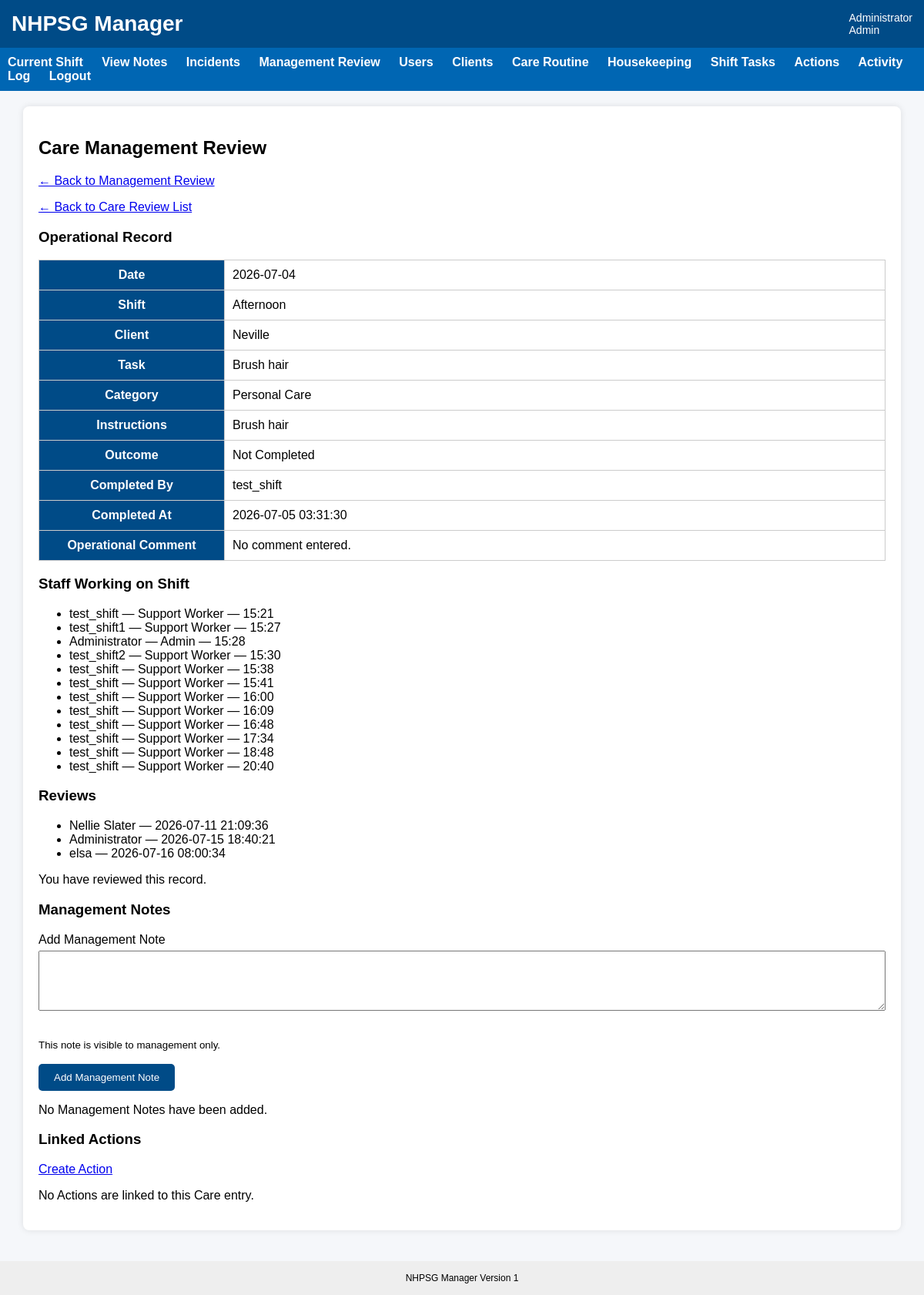
The page /manager-review/care/10 (signed in) on the database its author committed.
### tables this page shows
CREATE TABLE users (
    user_id INTEGER PRIMARY KEY AUTOINCREMENT,
    username TEXT UNIQUE NOT NULL,
    password_hash TEXT NOT NULL,
    full_name TEXT NOT NULL,
    role TEXT NOT NULL,
    active INTEGER NOT NULL DEFAULT 1
, must_change_password INTEGER NOT NULL DEFAULT 0, password_reset_at TEXT, password_reset_by INTEGER, last_password_changed_at TEXT);

CREATE TABLE shifts (
    shift_id INTEGER PRIMARY KEY AUTOINCREMENT,
    client_id INTEGER NOT NULL,
    shift_date TEXT NOT NULL,
    shift_type TEXT NOT NULL,
    status TEXT NOT NULL DEFAULT 'Open',

    scheduled_start_time TEXT,
    scheduled_end_time TEXT,

    created_at TEXT DEFAULT CURRENT_TIMESTAMP,
    closed_at TEXT
);

CREATE TABLE clients (
    client_id INTEGER PRIMARY KEY AUTOINCREMENT,
    client_name TEXT NOT NULL,
    active INTEGER NOT NULL DEFAULT 1
);

CREATE TABLE care_tasks (
    care_task_id INTEGER PRIMARY KEY AUTOINCREMENT,

    task_name TEXT NOT NULL,
    category TEXT,
    instructions TEXT,

    schedule_type TEXT NOT NULL DEFAULT 'Daily',
    occurs_morning INTEGER NOT NULL DEFAULT 0,
    occurs_afternoon INTEGER NOT NULL DEFAULT 0,
    occurs_evening INTEGER NOT NULL DEFAULT 0,
    occurs_overnight INTEGER NOT NULL DEFAULT 0,
    occurs_anytime INTEGER NOT NULL DEFAULT 0,

    timing_type TEXT NOT NULL DEFAULT 'Anytime',
    due_time TEXT,

    days_of_week TEXT,

    required INTEGER NOT NULL DEFAULT 1,
    comment_required_if_unsuccessful INTEGER NOT NULL DEFAULT 1,
    active INTEGER NOT NULL DEFAULT 1,

    created_at TEXT DEFAULT CURRENT_TIMESTAMP
, occurs TEXT DEFAULT 'Anytime', comment_required_attempted INTEGER NOT NULL DEFAULT 1, comment_required_not_completed INTEGER NOT NULL DEFAULT 1, category_id INTEGER);

CREATE TABLE care_task_categories (
    category_id INTEGER PRIMARY KEY AUTOINCREMENT,
    category_name TEXT NOT NULL UNIQUE,
    active INTEGER NOT NULL DEFAULT 1,
    created_at TEXT DEFAULT CURRENT_TIMESTAMP
);

CREATE TABLE shift_care_task_entries (
    entry_id INTEGER PRIMARY KEY AUTOINCREMENT,

    shift_id INTEGER NOT NULL,
    care_task_id INTEGER NOT NULL,

    outcome TEXT NOT NULL,
    comment TEXT,

    completed_by_user_id INTEGER NOT NULL,
    completed_at TEXT DEFAULT CURRENT_TIMESTAMP
);

CREATE TABLE "shift_staff" (
	"shift_staff_id"	INTEGER,
	"shift_id"	INTEGER NOT NULL,
	"user_id"	INTEGER NOT NULL,
	"actual_start_time"	TEXT NOT NULL,
	"actual_end_time"	TEXT,
	"sign_on_at"	TEXT DEFAULT CURRENT_TIMESTAMP,
	"sign_off_at"	TEXT,
	"active"	INTEGER NOT NULL DEFAULT 1,
	"start_checklist_completed"	INTEGER DEFAULT 0,
	"end_checklist_completed"	INTEGER DEFAULT 0,
	PRIMARY KEY("shift_staff_id" AUTOINCREMENT)
);

CREATE TABLE acknowledgements (
    acknowledgement_id INTEGER PRIMARY KEY AUTOINCREMENT,

    source_table TEXT NOT NULL,
    source_id INTEGER NOT NULL,

    user_id INTEGER NOT NULL,

    acknowledged_at TEXT DEFAULT CURRENT_TIMESTAMP,

    comment TEXT, acknowledgement_type TEXT DEFAULT 'Read', active INTEGER DEFAULT 1,

    UNIQUE(source_table, source_id, user_id)
);

### app.py (the view)
@app.route("/manager-review/care/<int:entry_id>")
def care_review_detail(entry_id):
    if "user_id" not in session:
        return redirect(url_for("login"))
    if session["role"] not in [
        "Admin",
        "Program Manager",
        "Director"
    ]:
        return "Access denied", 403
    conn = get_db()
    entry = conn.execute("""
        SELECT
            cte.entry_id,
            cte.shift_id,
            cte.care_task_id,
            cte.outcome,
            cte.comment,
            cte.completed_by_user_id,
            cte.completed_at,

            ct.task_name,
            ct.instructions,
            ct.category_id,

            ctc.category_name,

            completed_by.full_name AS completed_by,

            s.shift_date,
            s.shift_type,
            s.client_id,

            c.client_name

        FROM shift_care_task_entries cte

        JOIN care_tasks ct
            ON cte.care_task_id = ct.care_task_id

        LEFT JOIN care_task_categories ctc
            ON ct.category_id = ctc.category_id

        JOIN users completed_by
            ON cte.completed_by_user_id =
               completed_by.user_id

        JOIN shifts s
            ON cte.shift_id = s.shift_id

        JOIN clients c
            ON s.client_id = c.client_id

        WHERE cte.entry_id = ?
    """, (entry_id,)).fetchone()
    if entry is None:
        conn.close()
        return "Care task entry not found", 404
    reviews = conn.execute("""
        SELECT
            ack.acknowledgement_id,
            ack.user_id,
            ack.acknowledged_at,
            ack.acknowledgement_type,

            u.full_name AS reviewed_by

        FROM acknowledgements ack

        JOIN users u
            ON ack.user_id = u.user_id

        WHERE ack.source_table =
              'shift_care_task_entries'
          AND ack.source_id = ?
          AND ack.active = 1

        ORDER BY
            ack.acknowledged_at ASC,
            ack.acknowledgement_id ASC
    """, (entry_id,)).fetchall()
    current_user_review = conn.execute("""
        SELECT acknowledgement_id
        FROM acknowledgements

        WHERE source_table =
              'shift_care_task_entries'
          AND source_id = ?
          AND user_id = ?
          AND active = 1
    """, (
        entry_id,
        session["user_id"]
    )).fetchone()
    management_notes = get_management_notes(
        conn,
        source_table="shift_care_task_entries",
        source_id=entry_id
    )
    linked_actions = conn.execute("""
        SELECT
            ai.action_id,
            ai.title,
            ai.status,
            ai.priority,
            ai.created_at,

            assigned_to.full_name AS assigned_to

        FROM action_items ai

        LEFT JOIN users assigned_to
            ON ai.assigned_to_user_id =
               assigned_to.user_id

        WHERE ai.source_table =
              'shift_care_task_entries'
          AND ai.source_id = ?

        ORDER BY ai.created_at DESC
    """, (entry_id,)).fetchall()
    shift_staff = conn.execute("""
        SELECT
            u.full_name,
            u.role,
            ss.actual_start_time,
            ss.actual_end_time

        FROM shift_staff ss

        JOIN users u
            ON ss.user_id = u.user_id

        WHERE ss.shift_id = ?

        ORDER BY ss.sign_on_at
    """, (entry["shift_id"],)).fetchall()
    conn.close()
    return render_template(
        "care_review_detail.html",
        entry=entry,
        reviews=reviews,
        current_user_reviewed=(
            current_user_review is not None
        ),
        management_notes=management_notes,
        linked_actions=linked_actions,
        shift_staff=shift_staff
    )

### app.py (called while the page is built, shortened)
@app.before_request
def enforce_session_timeout():
    if "user_id" not in session:
        return None
    if request.endpoint in [
        "static",
        "login",
        "logout",
        "session_timeout"
    ]:
        return None
    current_time = time.time()
    last_activity = session.get("last_activity")
    if last_activity is not None:
        inactive_seconds = current_time - last_activity
    session["last_activity"] = current_time
    return None

@app.context_processor
def inject_session_timeout_settings():
    return {
        "session_timeout_seconds": SESSION_TIMEOUT_SECONDS,
        "session_warning_seconds": SESSION_WARNING_SECONDS
    }

def get_db():
    print("Using database:", os.path.abspath(DB_NAME))
    conn = sqlite3.connect(DB_NAME)
    conn.row_factory = sqlite3.Row
    return conn

def get_management_notes(
    conn,
    source_table,
    source_id
):
    return conn.execute("""
        SELECT
            mn.management_note_id,
            mn.source_table,
            mn.source_id,
            mn.note_text,
            mn.visibility,
            mn.created_by_user_id,
            mn.created_at,
            mn.active,
            mn.shared_at,
            mn.shared_by_user_id,

            created_by.full_name AS created_by_name

        FROM management_notes mn

        JOIN users created_by
            ON mn.created_by_user_id = created_by.user_id

        WHERE mn.source_table = ?
          AND mn.source_id = ?
          AND mn.active = 1

        ORDER BY
            mn.created_at ASC,
            mn.management_note_id ASC
    """, (
        source_table,
        source_id
    )).fetchall()

### templates/care_review_detail.html (shortened to what this page needs)
{% extends "base.html" %}
{% block content %}
<div class="card">
    <h2>Care Management Review</h2>
    <p>
        <a href="{{ url_for("manager_review_hub") }}">
            ← Back to Management Review
        </a>
    </p>
    <p>
        <a href="{{ url_for('care_review_list') }}">
            ← Back to Care Review List
        </a>
    </p>
    <h3>Operational Record</h3>
    <table class="management-detail-table">
        <tr>
            <th>Date</th>
            <td>{{ entry.shift_date }}</td>
        </tr>
        <tr>
            <th>Shift</th>
            <td>{{ entry.shift_type }}</td>
        </tr>
        <tr>
            <th>Client</th>
            <td>{{ entry.client_name }}</td>
        </tr>
        <tr>
            <th>Task</th>
            <td>{{ entry.task_name }}</td>
        </tr>
        <tr>
            <th>Category</th>
            <td>{{ entry.category_name or "Not assigned" }}</td>
        </tr>
        <tr>
            <th>Instructions</th>
            <td>{{ entry.instructions or "" }}</td>
        </tr>
        <tr>
            <th>Outcome</th>
            <td>{{ entry.outcome }}</td>
        </tr>
        <tr>
            <th>Completed By</th>
            <td>{{ entry.completed_by }}</td>
        </tr>
        <tr>
            <th>Completed At</th>
            <td>{{ entry.completed_at }}</td>
        </tr>
        <tr>
            <th>Operational Comment</th>
            <td>{{ entry.comment or "No comment entered." }}</td>
        </tr>
    </table>
    <h3>Staff Working on Shift</h3>
    {% if shift_staff %}
        <ul>
            {% for staff_member in shift_staff %}
                <li>
                    {{ staff_member.full_name }}
                    — {{ staff_member.role }}
                    — {{ staff_member.actual_start_time }}
                </li>
            {% endfor %}
        </ul>
    {% else %}
        <p>No shift staff records found.</p>
    {% endif %}
    <h3>Reviews</h3>
    {% if reviews %}
        <ul>
            {% for review in reviews %}
                <li>
                    {{ review.reviewed_by }}
                    — {{ review.acknowledged_at }}
                </li>
            {% endfor %}
        </ul>
    {% else %}
        <p>No management reviews recorded.</p>
    {% endif %}
    {% if not current_user_reviewed %}
        <p>
            <a href="{{ url_for(
                'review_care_entry',
                entry_id=entry.entry_id
            ) }}">
                Mark as Reviewed
            </a>
        </p>
    {% else %}
        <p>You have reviewed this record.</p>
    {% endif %}
    <h3>Management Notes</h3>
    <form
        method="POST"
        action="{{ url_for(
            'add_care_management_note',
            entry_id=entry.entry_id
        ) }}"
    >
        <label for="note_text">
            Add Management Note
        </label>
        <textarea
            id="note_text"
            name="note_text"
            rows="4"
            required
        ></textarea>
        <p>
            <small>
                This note is visible to management only.
            </small>
        </p>
        <button type="submit">
            Add Management Note
        </button>
    </form>
    {% if management_notes %}
        {% for note in management_notes %}
            <div class="card">
                <strong>{{ note.created_by_name }}</strong><br>
                <small>
                    {{ note.created_at }}
                    — Management only
                </small>
                <p>{{ note.note_text }}</p>
            </div>
        {% endfor %}
    {% else %}
        <p>No Management Notes have been added.</p>
    {% endif %}
    <h3>Linked Actions</h3>
    <p>
        <a href="{{ url_for(
            'care_action_new',
            entry_id=entry.entry_id
        ) }}">
            Create Action
        </a>
    </p>
    {% if linked_actions %}
        <table>
            <tr>
                <th>Created</th>
                <th>Priority</th>
                <th>Status</th>
                <th>Title</th>
                <th>Assigned To</th>
                <th>View</th>
            </tr>
            {% for action in linked_actions %}
                <tr>
                    <td>{{ action.created_at }}</td>
                    <td>{{ action.priority }}</td>
                    <td>{{ action.status }}</td>
                    <td>{{ action.title }}</td>
                    <td>{{ action.assigned_to or "Unassigned" }}</td>
                    <td>
                        <a href="{{ url_for(
                            'action_detail',
                            action_id=action.action_id
                        ) }}">
                            View
                        </a>
                    </td>
                </tr>
            {% endfor %}
        </table>
    {% else %}
        <p>No Actions are linked to this Care entry.</p>
    {% endif %}
</div>
{% endblock %}

### templates/base.html (shortened to what this page needs)
<!DOCTYPE html>
<html>
<head>
    <link rel="stylesheet"
          href="{{ url_for('static', filename='css/style.css') }}">
</head>
<body>
<div class="header">
    <div class="title">
        NHPSG Manager
    </div>
    <div class="user">
        {% if session.full_name %}
            {{ session.full_name }}
            <br>
            {{ session.role }}
        {% endif %}
    </div>
</div>
{% if session.user_id %}
<div class="nav">
    <a href="{{ url_for('dashboard') }}">
        Current Shift
    </a>
    <a href="{{ url_for('shift_notes') }}">
        View Notes
    </a>
    <a href="{{ url_for('incident_list') }}">
        Incidents
    </a>
    {% if session.role in ["Admin", "Program Manager", "Director"] %}
        <a href="{{ url_for('manager_review_hub') }}">
            Management Review
        </a>
        <a href="{{ url_for('users') }}">
            Users
        </a>
        <a href="{{ url_for('clients') }}">
            Clients
        </a>
        <a href="{{ url_for('care_tasks') }}">
            Care Routine
        </a>
        <a href="{{ url_for('housekeeping_tasks') }}">
            Housekeeping
        </a>
        <a href="{{ url_for('shift_tasks') }}">
            Shift Tasks
        </a>
        <a href="{{ url_for('actions') }}">
            Actions
        </a>
        <a href="{{ url_for('activity_log') }}">
            Activity Log
        </a>
    {% endif %}
    <a href="{{ url_for('logout') }}">
        Logout
    </a>
</div>
{% endif %}
<div class="container">
{% block content %}
{% endblock %}
</div>
<div class="footer">
    NHPSG Manager
    Version 1
</div>
</body>
</html>

### static/css/style.css (style rules this page uses)
body { font-family: Arial, Helvetica, sans-serif; margin:0; background:#f5f7fa; }
.header { background:#004b87; color:white; padding:15px; display:flex; justify-content:space-between; align-items:center; }
.title { font-size:28px; font-weight:bold; }
.user { font-size:14px; }
.nav { background:#0066b3; padding:10px; }
.nav a { color:white; text-decoration:none; margin-right:20px; font-weight:bold; }
.container { width:95%; margin:auto; margin-top:20px; }
.card { background:white; padding:20px; border-radius:8px; box-shadow:0px 0px 8px rgba(0,0,0,0.1); margin-bottom:20px; }
button { background:#004b87; color:white; border:none; padding:10px 20px; cursor:pointer; border-radius:5px; }
input, select, textarea { width:100%; padding:8px; margin-top:5px; margin-bottom:15px; box-sizing:border-box; }
table { width:100%; border-collapse:collapse; }
th { background:#004b87; color:white; }
td,th { padding:10px; border:1px solid #cccccc; }
.management-detail-table { width: 100%; table-layout: fixed; }
.management-detail-table th { width: 220px; }
.footer { margin-top:40px; padding:15px; background:#eeeeee; text-align:center; font-size:12px; }

### rows shown on the page
users: full_name "Administrator"
shifts: shift_date "2026-07-04", shift_type "Afternoon"
clients: client_name "Neville"
care_tasks: task_name "Brush hair", instructions "Brush hair"
care_task_categories: category_name "Personal Care"
shift_care_task_entries: outcome "Not Completed", completed_at "2026-07-05 03:31:30", comment "No comment entered."
users: completed_by "test_shift"
shift_staff: full_name "test_shift", role "Support Worker", actual_start_time "15:21"
shift_staff: full_name "test_shift1", role "Support Worker", actual_start_time "15:27"
shift_staff: full_name "Administrator", role "Admin", actual_start_time "15:28"
shift_staff: full_name "test_shift2", role "Support Worker", actual_start_time "15:30"
shift_staff: full_name "test_shift", role "Support Worker", actual_start_time "15:38"
shift_staff: full_name "test_shift", role "Support Worker", actual_start_time "15:41"
shift_staff: full_name "test_shift", role "Support Worker", actual_start_time "16:00"
shift_staff: full_name "test_shift", role "Support Worker", actual_start_time "16:09"
shift_staff: full_name "test_shift", role "Support Worker", actual_start_time "16:48"
shift_staff: full_name "test_shift", role "Support Worker", actual_start_time "17:34"
shift_staff: full_name "test_shift", role "Support Worker", actual_start_time "18:48"
shift_staff: full_name "test_shift", role "Support Worker", actual_start_time "20:40"
acknowledgements: reviewed_by "Nellie Slater", acknowledged_at "2026-07-11 21:09:36"
acknowledgements: reviewed_by "Administrator", acknowledged_at "2026-07-15 18:40:21"
acknowledgements: reviewed_by "elsa", acknowledged_at "2026-07-16 08:00:34"

### other values the page prints
{{ session.role }} "Admin"
